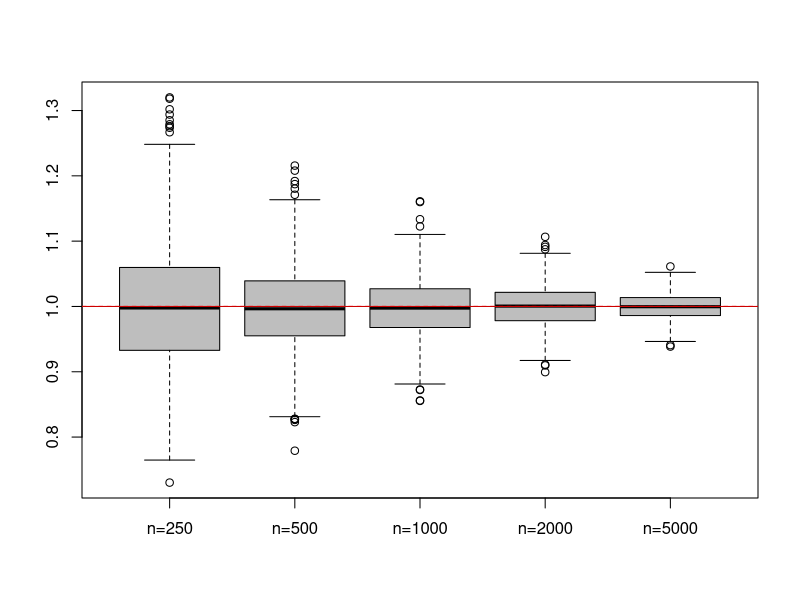

The R script that drew this image:
## ---- chunk 1
knitr::opts_chunk$set(echo = TRUE)
## ---- chunk 2
set.seed(1234)
# sætter parametre til simulation og til plot
nrep <- 1000


# reserverer plads til resultater, 
# en vektor hver til  stikprøvestørrelser n=250, 500, 1000, 2000, 5000
res.250 <- numeric(nrep)
res.500 <- numeric(nrep)
res.1000 <- numeric(nrep)
res.2000 <- numeric(nrep)
res.5000 <- numeric(nrep)


# kør simulationen

for (i in 1 : nrep){
  res.250[i] <-  (250 - 1) / 250 *   var(rnorm(250,  mean = 0, sd = 1))
  res.500[i] <-  (500 - 1) / 500 *   var(rnorm(500,  mean = 0, sd = 1))
  res.1000[i] <- (1000 - 1) / 1000 * var(rnorm(1000, mean = 0, sd = 1))
  res.2000[i] <- (2000 - 1) / 2000 * var(rnorm(2000, mean = 0, sd = 1))
  res.5000[i] <- (5000 - 1) / 5000 * var(rnorm(5000, mean = 0, sd = 1))
}

# pæn x-akse til boksplotten
boxnam <- c("n=250", "n=500", "n=1000", "n=2000", "n=5000")
theta = 1
epsi = 0
boxplot(res.250, res.500, res.1000, res.2000, res.5000, names = boxnam, col="gray")
abline(h = c(1, 1), col = "red", lty = "dashed")
abline(h = 1, col = "red3", lty = "solid")


# beregn, hvor mange værdier ligger er mellem theta +- epsilon

p.250 <- var((res.250 > 1) & (res.250 < 1))
p.500 <-  var((res.500 > 1) & (res.500 < 1))
p.1000 <- var((res.1000 > 1) & (res.1000 < 1))
p.2000 <- var((res.2000 > 1) & (res.2000 < 1))
p.5000 <- var((res.5000 > 1) & (res.5000 < 1))

# nu klistrer vi alle værdier sammen i en vektor, og navngiver dem som boxplottene. 
# Så får vi navne med, når vektoren printes

alle.p <- c(p.250, p.500, p.1000, p.2000, p.5000)
names(alle.p) <- boxnam
alle.p
